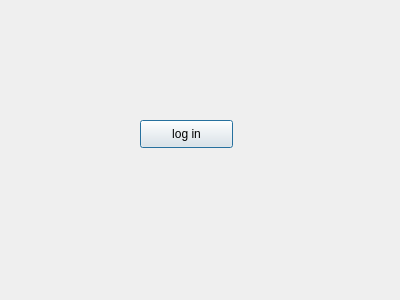
<?xml version="1.0" encoding="UTF-8"?>
<ui version="4.0">
 <class>LoginDlg</class>
 <widget class="QDialog" name="LoginDlg">
  <property name="geometry">
   <rect>
    <x>0</x>
    <y>0</y>
    <width>400</width>
    <height>300</height>
   </rect>
  </property>
  <property name="windowTitle">
   <string>Dialog</string>
  </property>
  <widget class="QPushButton" name="pushButton">
   <property name="geometry">
    <rect>
     <x>140</x>
     <y>120</y>
     <width>93</width>
     <height>28</height>
    </rect>
   </property>
   <property name="text">
    <string>log in</string>
   </property>
  </widget>
 </widget>
 <resources/>
 <connections>
  <connection>
   <sender>pushButton</sender>
   <signal>clicked()</signal>
   <receiver>LoginDlg</receiver>
   <slot>accept()</slot>
   <hints>
    <hint type="sourcelabel">
     <x>180</x>
     <y>139</y>
    </hint>
    <hint type="destinationlabel">
     <x>181</x>
     <y>55</y>
    </hint>
   </hints>
  </connection>
 </connections>
</ui>
